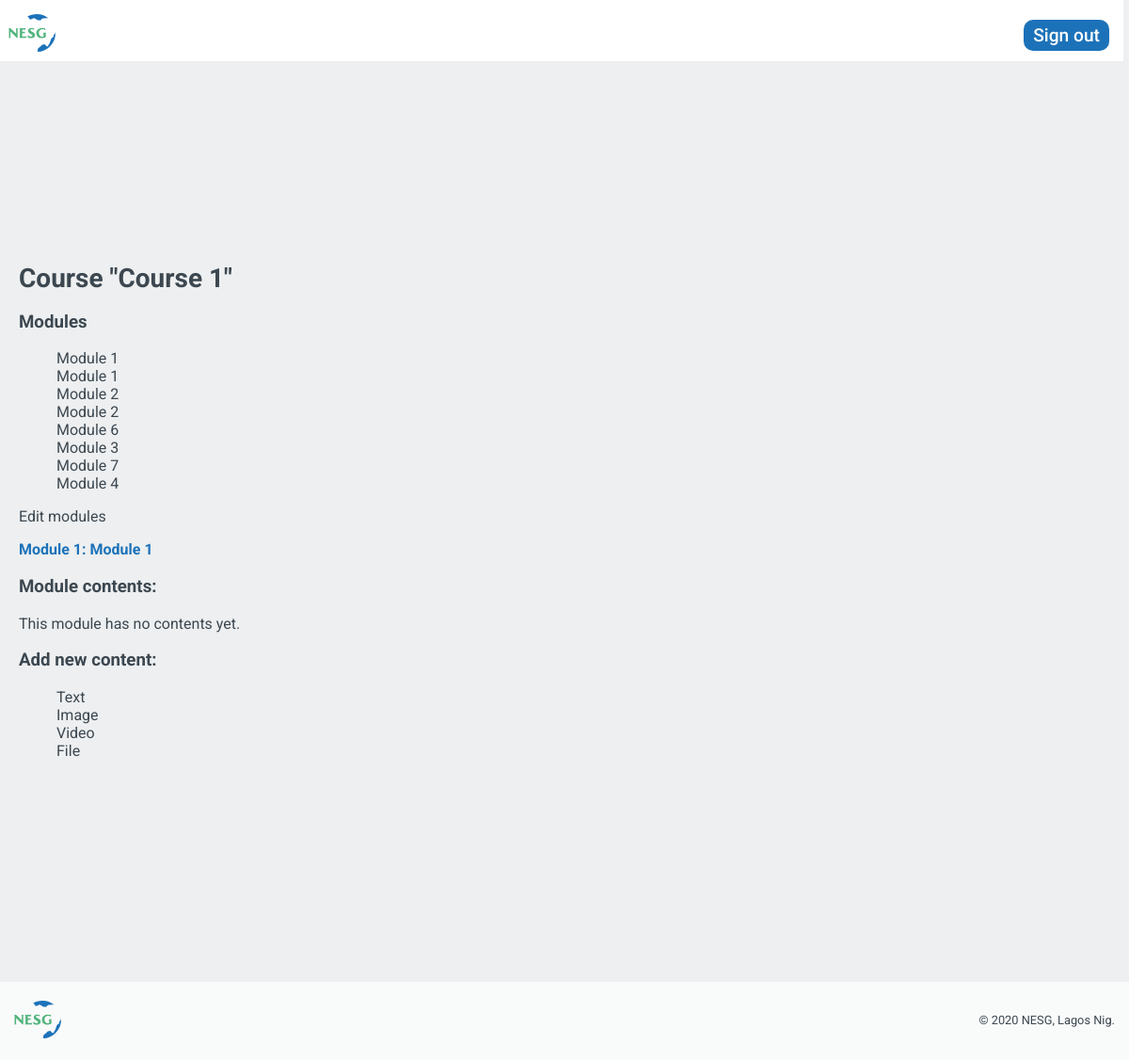
The page /course/module/1/ (signed in) on the database its author committed.
### courses/models.py (models this page shows, shortened)
class Course(models.Model):
    owner = models.ForeignKey(User,
                              related_name='courses_created',
                              on_delete=models.CASCADE)
    students = models.ManyToManyField(User,
                                      related_name='courses_joined',
                                      blank=True)
    subject = models.ForeignKey(Subject,
                                      related_name='courses',
                                      on_delete=models.CASCADE)
    title = models.CharField(max_length=200)
    slug = models.SlugField(max_length=200, unique=True)
    overview = models.TextField()
    created = models.DateTimeField(auto_now_add=True)
    class Meta:
        ordering = ['-created']

class Module(models.Model):
    course = models.ForeignKey(Course,
    related_name='modules',
    on_delete=models.CASCADE)
    title = models.CharField(max_length=200)
    description = models.TextField(blank=True)
    order = OrderField(blank=True, for_fields=['course'])
    class Meta:
        ordering = ['order']

### courses/views.py (the view)
class ModuleContentListView(TemplateResponseMixin, View):
    template_name = 'courses/manage/module/content_list.html'
    def get(self, request, module_id):
        module = get_object_or_404(Module,
        id=module_id,
        course__owner=request.user)
        return self.render_to_response({'module': module})

### courses/templates/courses/manage/module/content_list.html (shortened to what this page needs)
{% extends "base.html" %}
{% load course_extras %}
{% block content %}
  {% with course=module.course %}
    <h1>Course "{{ course.title }}"</h1>
    <div class="contents">
      <h3>Modules</h3>
      <ul id="modules">
        {% for m in course.modules.all %}
        <li data-id="{{ m.id }}" {% if m == module %}
          class="selected"{% endif %}>
          <a href="{% url "module_content_list" m.id %}">
            <span>
            Module <span class="order">{{ m.order|add:1 }}</span>
            </span>
            <br>
            {{ m.title }}
          </a>
        </li>
        {% empty %}
        <li>No modules yet.</li>
        {% endfor %}
      </ul>
      <p><a href="{% url "course_module_update" course.id %}">
      Edit modules</a></p>
    </div>
    <div class="module">
      <h2>Module {{ module.order|add:1 }}: {{ module.title }}</h2>
      <h3>Module contents:</h3>
      <div id="module-contents">
        {% for content in module.contents.all %}
        <div data-id="{{ content.id }}">
          {% with item=content.item %}
          <p>{{ item }} ({{ item|model_name }})</p>
          <a href= "{% url "module_content_update" module.id item|model_name item.id%}">Edit</a>
          <form action="{% url "module_content_delete" content.id %}"
          method="post">
            <input type="submit" value="Delete">
            {% csrf_token %}
          </form>
          {% endwith %}
        </div>
        {% empty %}
        <p>This module has no contents yet.</p>
        {% endfor %}
      </div>
      <h3>Add new content:</h3>
      <ul class="content-types">
        <li><a href="{% url "module_content_create" module.id "text" %}">Text</a></li>
        <li><a href="{% url "module_content_create" module.id "image" %}">Image</a></li>
        <li><a href="{% url "module_content_create" module.id "video" %}">Video</a></li>
        <li><a href="{% url "module_content_create" module.id "file" %}">File</a></li>
      </ul>
    </div>
  {% endwith %}
{% endblock %}

### static/css/base.css (style rules this page uses)
*, *:before, *:after { box-sizing: border-box; }
:root { --primary-color-blue: #1C72B9; --primary-color-green: #52B47D; --main-bg-color-dark: #3C4750; --main-bg-color: #edeff0; --bg-color-white: #fff; --main-txt-color: blue; --main-padding: 15px; }
body { margin:0; font-family:'Roboto', sans-serif; color: var(--main-bg-color-dark); background-color: var(--main-bg-color); height: 100%; transition: padding-top 600ms 0s ease; }
h1 { font-size: 28px; }
h2 { font-size: 16px; }
a { text-decoration: none; cursor: pointer; transition: color 300ms 0s ease; color: var(--main-bg-color-dark) }
li { list-style: none; }
.content-inside h2 { color: var(--primary-color-blue); }

### rows shown on the page
Course: title "Course 1"
Module: order|add "1", title "Module 1"
Module: order|add "2", title "Module 2"
Module: order|add "6", title "Module 3"
Module: order|add "7", title "Module 4"
